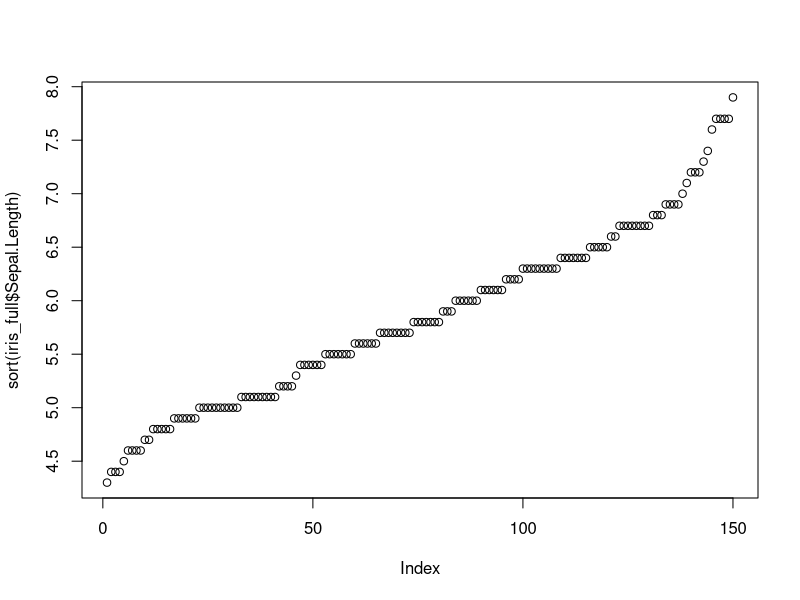
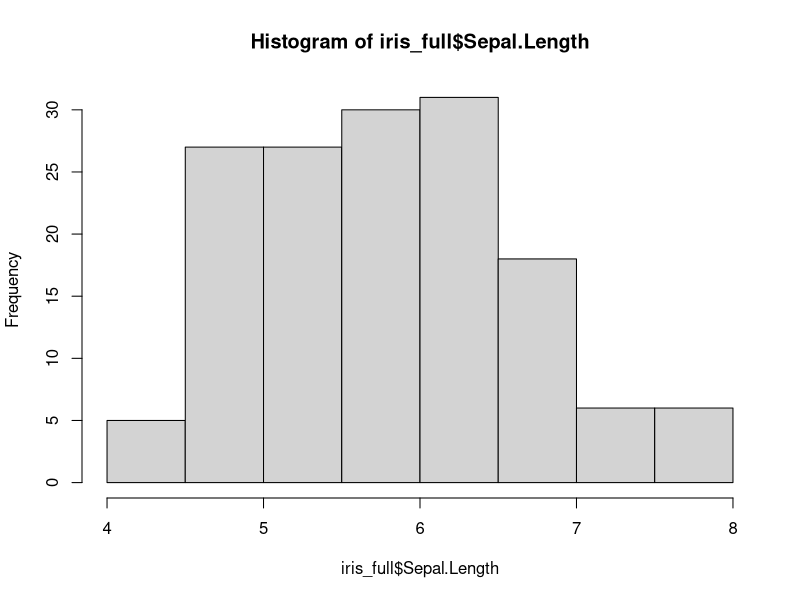
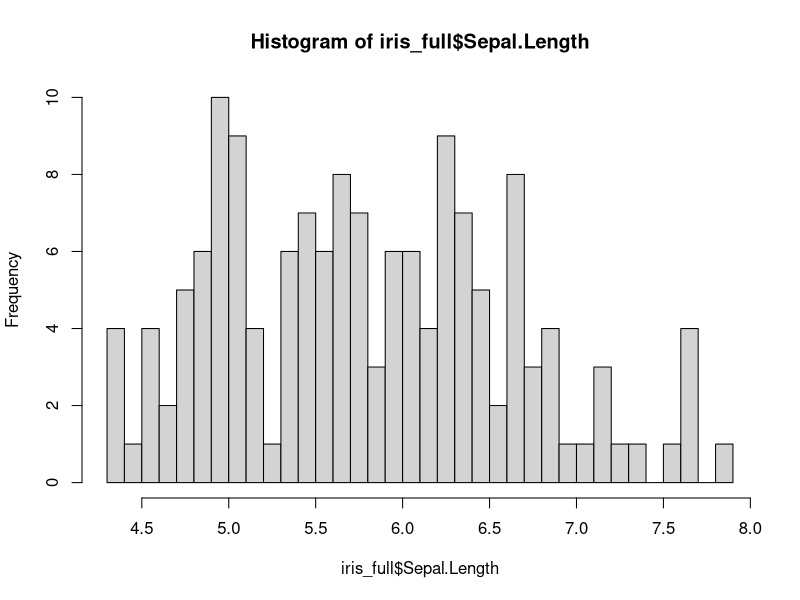
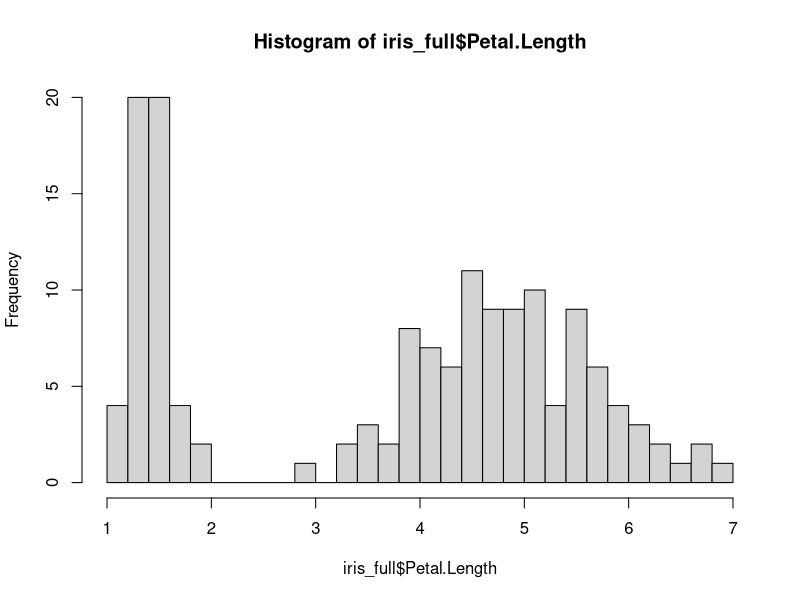
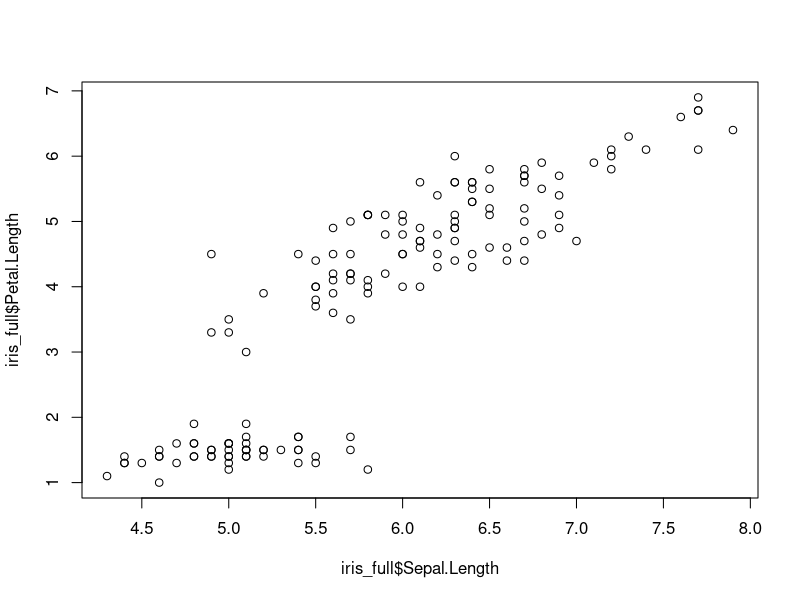
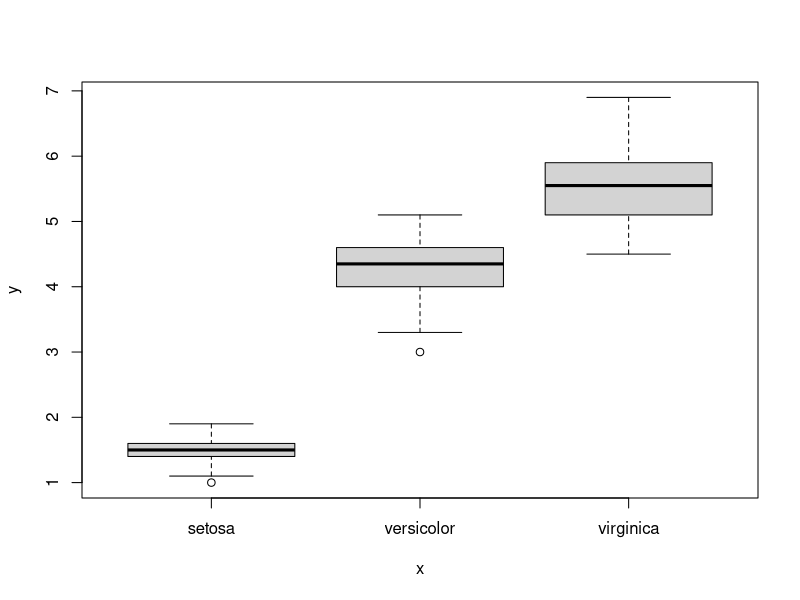
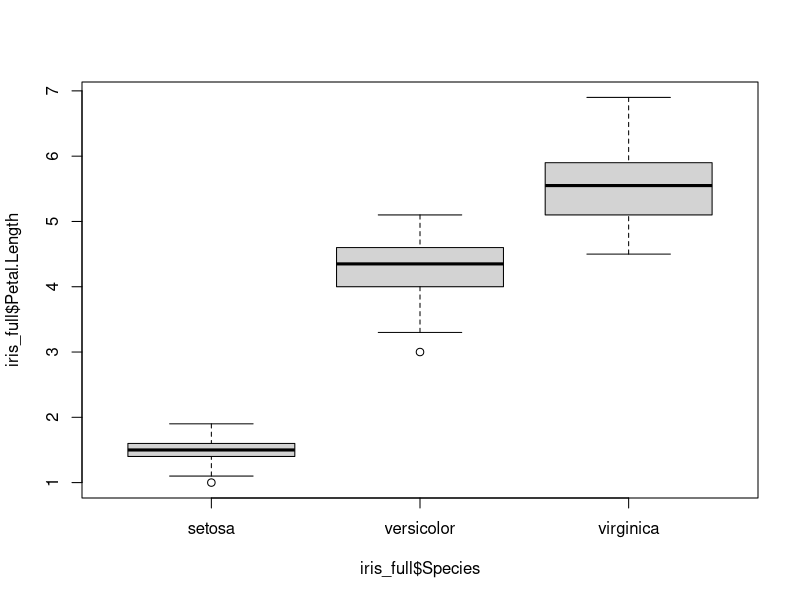
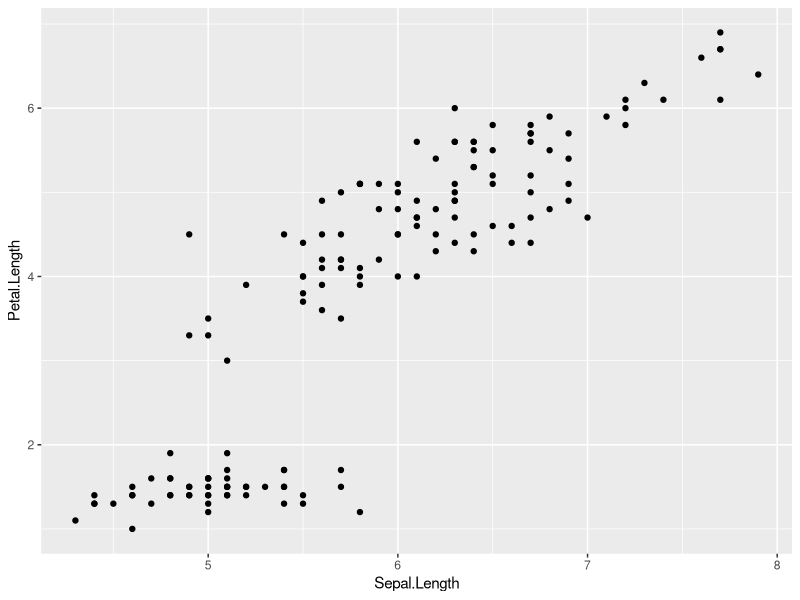

Generate these figures, in order, with R:
# Meeting 8 - Programming and Data Vis

# Functions

## What is a function?
# - set of rules or steps
# - you give it some input (or sometimes not)
# - it gives you some output

## Why a function?
# - to get things done faster
# - mathy things
# - logic things
# - things that you need to repeat

# Silly function
hello_fun <- function(){ print("Hello, Hi!")}
hello_fun()

# Function to convert from Fahrenheit to Kelvin
fahr_to_kelvin <- function(temp){
  kelvin <- ((temp - 32) * (5/9)) + 273.15
  return(kelvin)
}

fahr_to_kelvin(32)
fahr_to_kelvin(temp = 32)
fahr_to_kelvin(temp = 48)

# Effects of return
fahr_to_kelvin <- function(temp){
  kelvin <- ((temp - 32) * (5/9)) + 273.15
  #return(kelvin)
}
fahr_to_kelvin(32)

# Convert from Kelvin to Celsius
kelvin_to_celsius <- function(temp){
  celsius <- temp - 273.15
  return(celsius)
}
kelvin_to_celsius(0)

# Challenge
# Write a function that conversts from Fahrenheit to Celsius,
# using the functions we just wrote
fahr_to_celsius <- function(temp_fahr){
  kelvin <- fahr_to_kelvin(temp = temp_fahr)
  celsius <- kelvin_to_celsius(temp = kelvin)
  return(celsius)
}

fahr_to_celsius(32)

# for loops

## let's make some data
set.seed(8)
temp_data <- runif(n = 20, min = -5, max = 5) + 45
temp_data

# Aside - resetting your seed
rm(.Random.seed, envir = globalenv())

# Iteration 1
for( x in temp_data){
  fahr_to_kelvin(x)
}

# Iteration 2 - by element
for( x in temp_data){
  print(x)
  print(fahr_to_kelvin(x))
}

# Iteration 3 - by element location
for( x in 1:length(temp_data)){
  print(x)
  print(fahr_to_kelvin(temp_data[x]))
}

# Iteration 4 - by element location with output in a new vector
temp_data_kelvin <- vector()
for( x in 1:length(temp_data)){
  temp_data_kelvin[x] <- fahr_to_kelvin(temp_data[x])
}

# Iteration 4b
temp_data_kelvin <- vector()
for( x in 1:length(temp_data)){
  print("before fahr_to_kelvin function")
  print(temp_data_kelvin)
  temp_data_kelvin <- c(temp_data_kelvin, fahr_to_kelvin(temp_data[x]))
  print("after function")
  print(temp_data_kelvin)
}


# Conditionals

# statements that allow you to **control the flow** of your code
# and to make choices

## if / else
if(TRUE){
  print("It's true!")
}

## TRUE FALSE values
TRUE

FALSE

20 == 20
x = 20
y = 20
x == y
x = y

x == y
x = y ## NO!!!!

x = 20
y = 5
x > 5
x < 5

x = 20
y = 20
x > y
x < y
x >= y
x <= y

!TRUE
!FALSE
!(20 > 40)

# Challenge
x <- TRUE
y <- FALSE

x & y

x | y

xy <- c(x,y)

any(xy)

all(xy)

## Essential of the if/else statement
num <- 101
if(num > 100){
  print("greater than 100")
} else {
  print("not greater than 100")
}

num <- 37
if(num > 100){
  print("greater than 100")
}

# We can also cascade if/else statements
num <- -5
if( num > 0){
  print(1)
} else if (num == 0){
  print(0)
} else {
  print(-1)
}

# Challenge
# make the above a function that takes a value and returns whether
# it is positive, negative, or 0
# hint: replace print with return
neg_pos_id <- function(num){
  if( num > 0){
    return("positive")
  } else if (num == 0){
    return("zero")
  } else {
    return("negative")
  }
}
neg_pos_id(-5)
neg_pos_id(10)

# Data visualization

## Iris data set
data(iris)
summary(iris)

## Review navigate a data frame
# Get a column of data
iris$Sepal.Length
# Get some elements of a column of data
iris$Sepal.Length[10:37]
iris[10:37, 1]

names(iris)
iris[10:37, c(1, 3)]

iris["Sepal.Length"]

## add some habitat data
iris_habitat <- 
  data.frame(Species = c("setosa", "versicolor", "virginica"),
             Habitat = c("forest", "wetland", "meadow") )

iris_full <- merge(x = iris, y = iris_habitat, by = "Species")
head(iris_full)

# Visualizing the measurements of a single variable
plot(sort(iris_full$Sepal.Length))

hist(iris_full$Sepal.Length)

# Change number of bins
hist(iris_full$Sepal.Length, breaks = 30)

hist(iris_full$Petal.Length, breaks = 30)

# Two variables
plot(x = iris_full$Sepal.Length, y = iris_full$Petal.Length)

plot(x = iris_full$Species, y = iris_full$Petal.Length)
boxplot(iris_full$Petal.Length~iris_full$Species)

## Let's get a package called ggplot2
install.packages("ggplot2")
library(ggplot2)

# first ggplot
ggplot() +
  geom_point(data = iris_full, aes( x = Sepal.Length, y = Petal.Length))

# second ggplot
ggplot(data = iris_full, 
       aes( x = Sepal.Length, y = Petal.Length,
            colour = Species, shape = Habitat)) +
  geom_point() +
  geom_smooth(method = "lm") +
  facet_wrap(~Species) +
  theme_bw()

ggplot(data = iris_full,
       aes(x = Petal.Length, fill = Species)) +
  geom_histogram(aes(y = ..density..), position = "dodge") +
  geom_density(alpha = 0.3) +
  theme_bw()

ggplot(data = iris_full,
       aes(x = Species, y = Petal.Length, fill = Species)) +
  geom_boxplot() +
  theme_classic()

